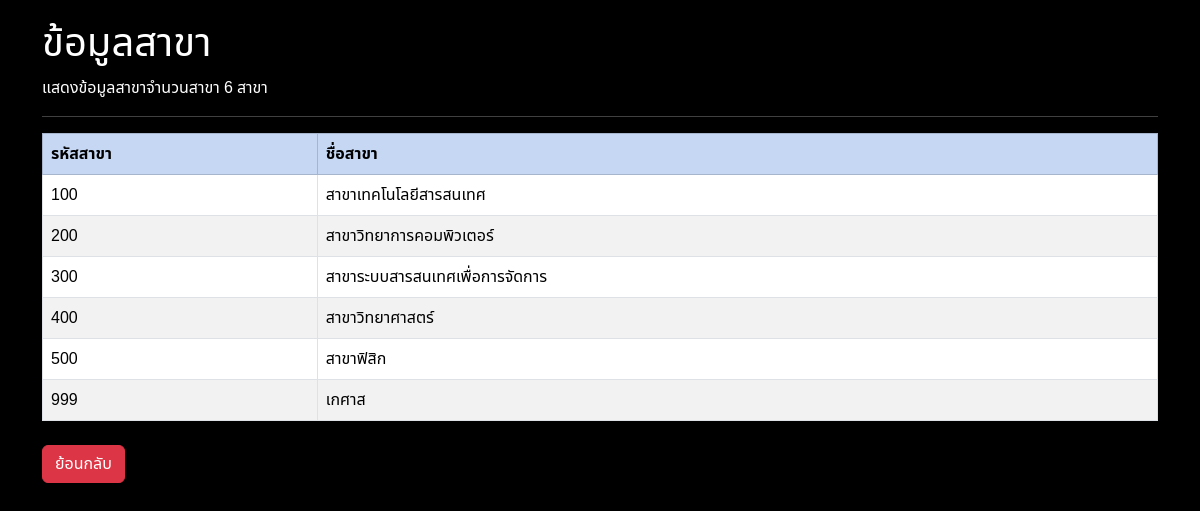
Screenshot of /showmajor.php with the database file from the repository.
### tables this page shows
CREATE TABLE `tbl_major` (
  `major_id` int(5) NOT NULL COMMENT 'รหัสสาขา',
  `major_name` varchar(250) DEFAULT NULL COMMENT 'ชื่อสาขา'
);

### showmajor.php (the view, shortened to what this page needs)
<?php
require_once 'connectdb.php';
?>
<!DOCTYPE html>
<html lang="en">
<head>
    <link href="https://cdn.jsdelivr.net/npm/bootstrap@5.3.3/dist/css/bootstrap.min.css" rel="stylesheet">
</head>
<body>
    <div class="container">
        <h1>ข้อมูลสาขา</h1>
        <?php
        $sql = "SELECT * FROM tbl_major";
        $result = mysqli_query($conn, $sql) or die('sql ผิด');
        $count = mysqli_num_rows($result);
        echo "แสดงข้อมูลสาขา";
        echo "จำนวนสาขา $count สาขา<br>";
        echo "<hr>";
        echo "<table class='table table-bordered table-striped'>";
        echo "<tr class='table-primary'>";
        echo "<th>รหัสสาขา</th>";
        echo "<th>ชื่อสาขา</th>";
        echo "</tr>";
        while ($row = mysqli_fetch_assoc($result)) {
            echo "<tr>";
            echo "<td>" . $row["major_id"] . "</td>";
            echo "<td>" . $row["major_name"] . "</td>";
            echo "</tr>";
        }
        ?>
         </table>
        <div class="mt-3">
           <a href="index.php" class="btn btn-danger mt-2">ย้อนกลับ</a>
        </div>
    </div>
</body>
</html>

### showmajor.php (style rules this page uses)
body { font-family: Arial, sans-serif; margin: 20px; background-color: #000000; font-family: "Noto Sans Thai", sans-serif; font-optical-sizing: auto; color: #ffffff; }

### rows the page displays
tbl_major: major_id "100", major_name "สาขาเทคโนโลยีสารสนเทศ"
tbl_major: major_id "200", major_name "สาขาวิทยาการคอมพิวเตอร์"
tbl_major: major_id "300", major_name "สาขาระบบสารสนเทศเพื่อการจัดการ"
tbl_major: major_id "400", major_name "สาขาวิทยาศาสตร์"
tbl_major: major_id "500", major_name "สาขาฟิสิก"
tbl_major: major_id "999", major_name "เกศาส"

### other values shown
$count "6"
